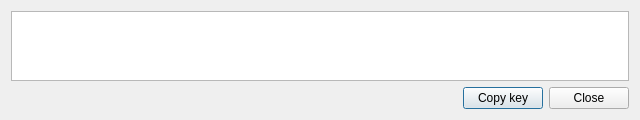
<?xml version="1.0" encoding="UTF-8"?>
<ui version="4.0">
 <class>PrivateKeysDialog</class>
 <widget class="QDialog" name="PrivateKeysDialog">
  <property name="geometry">
   <rect>
    <x>0</x>
    <y>0</y>
    <width>640</width>
    <height>120</height>
   </rect>
  </property>
  <property name="minimumSize">
   <size>
    <width>600</width>
    <height>120</height>
   </size>
  </property>
  <property name="maximumSize">
   <size>
    <width>16777215</width>
    <height>16777215</height>
   </size>
  </property>
  <property name="windowTitle">
   <string>Private Key</string>
  </property>
  <property name="windowIcon">
   <iconset resource="../../resources.qrc">
    <normaloff>:/images/cryptonote</normaloff>:/images/cryptonote</iconset>
  </property>
  <layout class="QVBoxLayout" name="verticalLayout">
   <item>
    <widget class="QTextEdit" name="m_privateKeyEdit">
     <property name="readOnly">
      <bool>true</bool>
     </property>
    </widget>
   </item>
   <item>
    <layout class="QHBoxLayout" name="horizontalLayout">
     <item>
      <spacer name="horizontalSpacer">
       <property name="orientation">
        <enum>Qt::Horizontal</enum>
       </property>
       <property name="sizeHint" stdset="0">
        <size>
         <width>40</width>
         <height>20</height>
        </size>
       </property>
      </spacer>
     </item>
     <item>
      <widget class="QPushButton" name="m_copyPrivateKeyButton">
       <property name="text">
        <string>Copy key</string>
       </property>
       <property name="icon">
        <iconset resource="../../resources.qrc">
         <normaloff>:/icons/copy_white</normaloff>:/icons/copy_white</iconset>
       </property>
      </widget>
     </item>
     <item>
      <widget class="QPushButton" name="ClosePushButton">
       <property name="text">
        <string>Close</string>
       </property>
      </widget>
     </item>
    </layout>
   </item>
  </layout>
 </widget>
 <resources>
  <include location="../../resources.qrc"/>
 </resources>
 <connections>
  <connection>
   <sender>ClosePushButton</sender>
   <signal>clicked()</signal>
   <receiver>PrivateKeysDialog</receiver>
   <slot>accept()</slot>
   <hints>
    <hint type="sourcelabel">
     <x>622</x>
     <y>274</y>
    </hint>
    <hint type="destinationlabel">
     <x>333</x>
     <y>149</y>
    </hint>
   </hints>
  </connection>
  <connection>
   <sender>m_copyPrivateKeyButton</sender>
   <signal>clicked()</signal>
   <receiver>PrivateKeysDialog</receiver>
   <slot>copyKey()</slot>
   <hints>
    <hint type="sourcelabel">
     <x>818</x>
     <y>24</y>
    </hint>
    <hint type="destinationlabel">
     <x>420</x>
     <y>45</y>
    </hint>
   </hints>
  </connection>
 </connections>
</ui>
